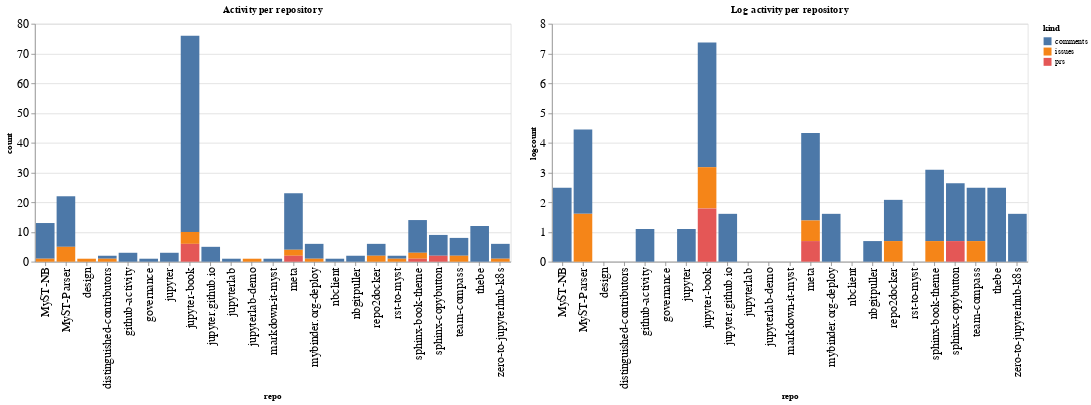

Here is the notebook cell this chart was saved with:
### Code cell
ch1 = alt.Chart(repo_summaries, width=600, title="Activity per repository").mark_bar().encode(
    x='repo',
    y='count',
    color='kind',
    tooltip="kind"
)

ch2 = alt.Chart(repo_summaries, width=600, title="Log activity per repository").mark_bar().encode(
    x='repo',
    y='logcount',
    color='kind',
    tooltip="kind"
)

ch1 | ch2

### Figure 1 — Vega-Lite specification as saved in the notebook (floating-point values rounded to 4 significant figures)
{"config": {"axisLeft": {"labelFontSize": 15}, "axisBottom": {"labelFontSize": 15}}, "hconcat": [{"mark": "bar", "encoding": {"color": {"type": "nominal", "field": "kind"}, "tooltip": {"type": "nominal", "field": "kind"}, "x": {"type": "nominal", "field": "repo"}, "y": {"type": "quantitative", "field": "count"}}, "title": "Activity per repository", "width": 600}, {"mark": "bar", "encoding": {"color": {"type": "nominal", "field": "kind"}, "tooltip": {"type": "nominal", "field": "kind"}, "x": {"type": "nominal", "field": "repo"}, "y": {"type": "quantitative", "field": "logcount"}}, "title": "Log activity per repository", "width": 600}], "data": {"name": "data-9cceff027b5e13a4478b52b89b5e2f1e"}, "$schema": "https://vega.github.io/schema/vega-lite/v4.8.1.json", "datasets": {"data-9cceff027b5e13a4478b52b89b5e2f1e": [{"repo": "MyST-NB", "kind": "comments", "count": 12, "logcount": 2.485}, {"repo": "MyST-NB", "kind": "issues", "count": 1, "logcount": 0.0}, {"repo": "MyST-Parser", "kind": "comments", "count": 17, "logcount": 2.833}, {"repo": "MyST-Parser", "kind": "issues", "count": 5, "logcount": 1.609}, {"repo": "design", "kind": "issues", "count": 1, "logcount": 0.0}, {"repo": "distinguished-contributors", "kind": "comments", "count": 1, "logcount": 0.0}, {"repo": "distinguished-contributors", "kind": "issues", "count": 1, "logcount": 0.0}, {"repo": "github-activity", "kind": "comments", "count": 3, "logcount": 1.099}, {"repo": "governance", "kind": "comments", "count": 1, "logcount": 0.0}, {"repo": "jupyter", "kind": "comments", "count": 3, "logcount": 1.099}, {"repo": "jupyter-book", "kind": "comments", "count": 66, "logcount": 4.19}, {"repo": "jupyter-book", "kind": "issues", "count": 4, "logcount": 1.386}, {"repo": "jupyter-book", "kind": "prs", "count": 6, "logcount": 1.792}, {"repo": "jupyter.github.io", "kind": "comments", "count": 5, "logcount": 1.609}, {"repo": "jupyterlab", "kind": "comments", "count": 1, "logcount": 0.0}, {"repo": "jupyterlab-demo", "kind": "issues", "count": 1, "logcount": 0.0}, {"repo": "markdown-it-myst", "kind": "comments", "count": 1, "logcount": 0.0}, {"repo": "meta", "kind": "comments", "count": 19, "logcount": 2.944}, {"repo": "meta", "kind": "issues", "count": 2, "logcount": 0.6931}, {"repo": "meta", "kind": "prs", "count": 2, "logcount": 0.6931}, {"repo": "mybinder.org-deploy", "kind": "comments", "count": 5, "logcount": 1.609}, {"repo": "mybinder.org-deploy", "kind": "issues", "count": 1, "logcount": 0.0}, {"repo": "nbclient", "kind": "comments", "count": 1, "logcount": 0.0}, {"repo": "nbgitpuller", "kind": "comments", "count": 2, "logcount": 0.6931}, {"repo": "repo2docker", "kind": "comments", "count": 4, "logcount": 1.386}, {"repo": "repo2docker", "kind": "issues", "count": 2, "logcount": 0.6931}, {"repo": "rst-to-myst", "kind": "comments", "count": 1, "logcount": 0.0}, {"repo": "rst-to-myst", "kind": "issues", "count": 1, "logcount": 0.0}, {"repo": "sphinx-book-theme", "kind": "comments", "count": 11, "logcount": 2.398}, {"repo": "sphinx-book-theme", "kind": "issues", "count": 2, "logcount": 0.6931}, {"repo": "sphinx-book-theme", "kind": "prs", "count": 1, "logcount": 0.0}, {"repo": "sphinx-copybutton", "kind": "comments", "count": 7, "logcount": 1.946}, {"repo": "sphinx-copybutton", "kind": "prs", "count": 2, "logcount": 0.6931}, {"repo": "team-compass", "kind": "comments", "count": 6, "logcount": 1.792}, {"repo": "team-compass", "kind": "issues", "count": 2, "logcount": 0.6931}, {"repo": "thebe", "kind": "comments", "count": 12, "logcount": 2.485}, {"repo": "zero-to-jupyterhub-k8s", "kind": "comments", "count": 5, "logcount": 1.609}, {"repo": "zero-to-jupyterhub-k8s", "kind": "issues", "count": 1, "logcount": 0.0}]}}
